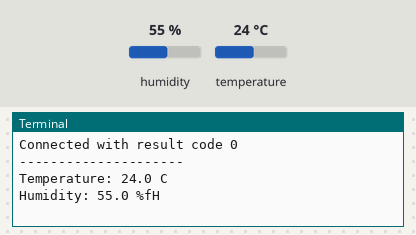
Simulated run of this program. Board: Raspberry Pi (BCM pin numbers). Shown: the last lines printed to the terminal. The test bench sets the inputs (shaded band); at power-on: humidity 55 %, temperature 24 °C. No MQTT or app messages arrive unless stated.

Above: at 1.3 s.
1.4 s: humidity set to 22 %
3.3 s: temperature set to 12 °C
At 3.3 s:
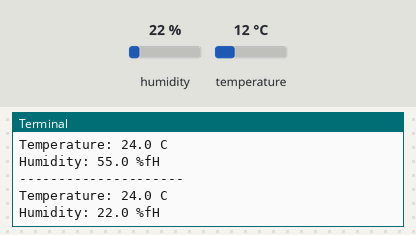
5.2 s: humidity set to 40 %
At 7.0 s:
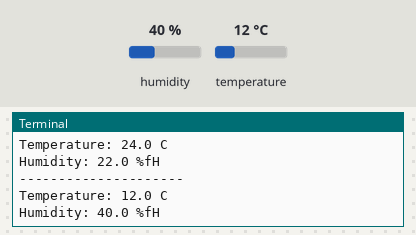
Timing chart, 0 to 8.5 s (numbered marks = the images above; inputs shaded):
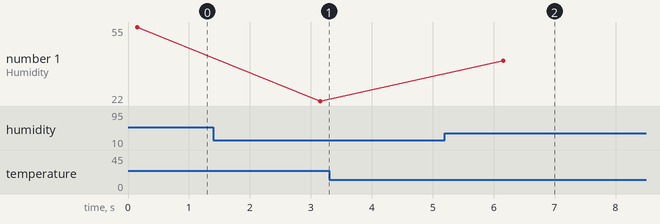

The program:

i2c_server_only_shtc3.py
```python
import time
import board
import busio
import adafruit_shtc3
import paho.mqtt.client as mqtt

# The callback for when the client receives a CONNACK response from the server.
def on_connect(client, userdata, flags, rc):
    print("Connected with result code "+str(rc))

def on_disconnect(client, userdata, rc):
    if rc != 0:
        print("Unexpected disconnection.")


client = mqtt.Client()
client.on_connect = on_connect
client.on_disconnect = on_disconnect
client.connect("192.168.40.211", 1883, 60)
client.loop_start()

i2c = busio.I2C(board.SCL, board.SDA)
sht = adafruit_shtc3.SHTC3(i2c)

while True:
    print("---------------------")

    print("Temperature: %0.1f C" % sht.temperature)
    client.publish("raspberry_sensors/upstairs/prusa_mini01/temperature", sht.temperature)

    print("Humidity: %0.1f %%fH" % sht.relative_humidity)
    client.publish("raspberry_sensors/upstairs/prusa_mini01/humidity", sht.relative_humidity)

    time.sleep(3)
```

Measured:
- after the input at 5.2 s, the terminal: prints a new line after 0.96 s (image 2)
- plotted number 1: 55 → 22 after the input at 1.4 s, 22 → 40 after the input at 5.2 s
